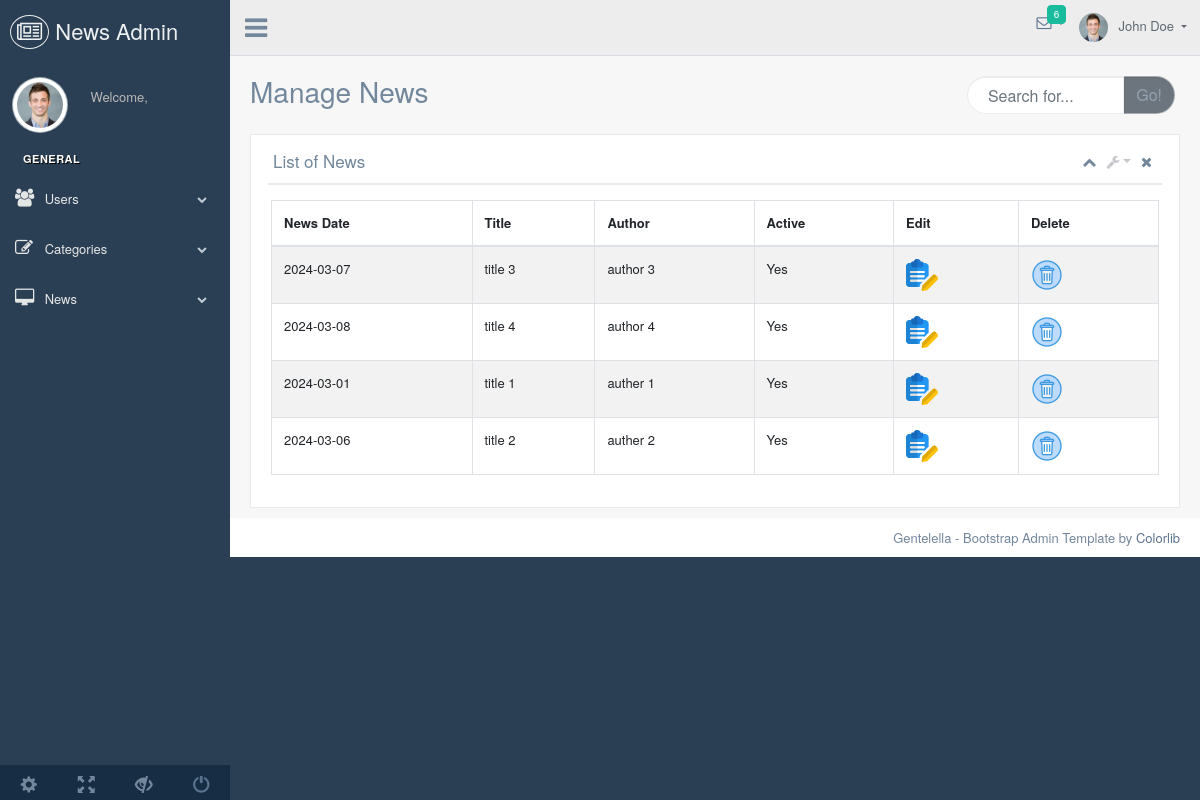
The app's page /admin/News.php with its own data.
### tables this page shows
CREATE TABLE `news` (
  `Id` int(6) UNSIGNED NOT NULL,
  `Author` varchar(100) NOT NULL,
  `Title` text NOT NULL,
  `Content` text NOT NULL,
  `Image` varchar(200) NOT NULL,
  `NewsDate` date NOT NULL,
  `Active` enum('Yes','No','','') NOT NULL,
  `CategoryName` varchar(100) NOT NULL
);

### admin/News.php (the view, shortened to what this page needs)
<?php
include('./connectDB.php');
$query = "SELECT * FROM news";
$stmt = $conn->prepare($query);
$stmt->execute();
$news = $stmt->fetchAll();
?>
<!DOCTYPE html>
<html lang="en">
  <head>
    <link href="vendors/bootstrap/dist/css/bootstrap.min.css" rel="stylesheet">
    <link href="vendors/font-awesome/css/font-awesome.min.css" rel="stylesheet">
    <link href="vendors/nprogress/nprogress.css" rel="stylesheet">
    <link href="vendors/iCheck/skins/flat/green.css" rel="stylesheet">
    <link href="vendors/datatables.net-bs/css/dataTables.bootstrap.min.css" rel="stylesheet">
    <link href="vendors/datatables.net-buttons-bs/css/buttons.bootstrap.min.css" rel="stylesheet">
    <link href="vendors/datatables.net-fixedheader-bs/css/fixedHeader.bootstrap.min.css" rel="stylesheet">
    <link href="vendors/datatables.net-responsive-bs/css/responsive.bootstrap.min.css" rel="stylesheet">
    <link href="vendors/datatables.net-scroller-bs/css/scroller.bootstrap.min.css" rel="stylesheet">
    <link href="build/css/custom.min.css" rel="stylesheet">
  </head>
  <body class="nav-md">
    <div class="container body">
      <div class="main_container">
        <div class="col-md-3 left_col">
          <div class="left_col scroll-view">
            <div class="navbar nav_title" style="border: 0;">
              <a href="index.php" class="site_title"><i class="fa fa-newspaper-o"></i></i> <span>News Admin</span></a>
            </div>
            <div class="profile clearfix">
              <div class="profile_pic">
                <img src="images/img.jpg" alt="..." class="img-circle profile_img">
              </div>
              <div class="profile_info">
                <span>Welcome,</span>
              </div>
            </div>
            <br />
					<div id="sidebar-menu" class="main_menu_side hidden-print main_menu">
						<div class="menu_section">
							<h3>General</h3>
							<ul class="nav side-menu">
								<li><a><i class="fa fa-users"></i> Users <span class="fa fa-chevron-down"></span></a>
								</li>
								<li><a><i class="fa fa-edit"></i> Categories <span class="fa fa-chevron-down"></span></a>
								</li>
								<li><a><i class="fa fa-desktop"></i> News <span class="fa fa-chevron-down"></span></a>
								</li>
							</ul>
						</div>
					</div>
            <div class="sidebar-footer hidden-small">
              <a data-toggle="tooltip" data-placement="top" title="Settings">
                <span class="glyphicon glyphicon-cog" aria-hidden="true"></span>
              </a>
              <a data-toggle="tooltip" data-placement="top" title="FullScreen">
                <span class="glyphicon glyphicon-fullscreen" aria-hidden="true"></span>
              </a>
              <a data-toggle="tooltip" data-placement="top" title="Lock">
                <span class="glyphicon glyphicon-eye-close" aria-hidden="true"></span>
              </a>
              <a data-toggle="tooltip" data-placement="top" title="Logout" href="login.php?logout=true">
                <span class="glyphicon glyphicon-off" aria-hidden="true"></span>
              </a>
            </div>
          </div>
        </div>
        <div class="top_nav">
            <div class="nav_menu">
                <div class="nav toggle">
                  <a id="menu_toggle"><i class="fa fa-bars"></i></a>
                </div>
                <nav class="nav navbar-nav">
                <ul class=" navbar-right">
                  <li class="nav-item dropdown open" style="padding-left: 15px;">
                    <a href="javascript:;" class="user-profile dropdown-toggle" aria-haspopup="true" id="navbarDropdown" data-toggle="dropdown" aria-expanded="false">
                      <img src="images/img.jpg" alt="">John Doe
                    </a>
                  </li>
                  <li role="presentation" class="nav-item dropdown open">
                    <a href="javascript:;" class="dropdown-toggle info-number" id="navbarDropdown1" data-toggle="dropdown" aria-expanded="false">
                      <i class="fa fa-envelope-o"></i>
                      <span class="badge bg-green">6</span>
                    </a>
                  </li>
                </ul>
              </nav>
            </div>
          </div>
        <div class="right_col" role="main">
          <div class="">
            <div class="page-title">
              <div class="title_left">
                <h3>Manage News</h3>
              </div>
              <div class="title_right">
                <div class="col-md-5 col-sm-5 col-xs-12 form-group pull-right top_search">
                  <div class="input-group">
                    <input type="text" class="form-control" placeholder="Search for...">
                    <span class="input-group-btn">
                      <button class="btn btn-secondary" type="button">Go!</button>
                    </span>
                  </div>
                </div>
              </div>
            </div>
            <div class="clearfix"></div>
            <div class="row">
              <div class="col-md-12 col-sm-12 ">
                <div class="x_panel">
                  <div class="x_title">
                    <h2>List of News</h2>
                    <ul class="nav navbar-right panel_toolbox">
                      <li><a class="collapse-link"><i class="fa fa-chevron-up"></i></a>
                      </li>
                      <li class="dropdown">
                        <a href="#" class="dropdown-toggle" data-toggle="dropdown" role="button" aria-expanded="false"><i class="fa fa-wrench"></i></a>
                      </li>
                      <li><a class="close-link"><i class="fa fa-close"></i></a>
                      </li>
                    </ul>
                    <div class="clearfix"></div>
                  </div>
                  <div class="x_content">
                      <div class="row">
                          <div class="col-sm-12">
                            <div class="card-box table-responsive">
                    <table id="datatable" class="table table-striped table-bordered" style="width:100%">
                      <thead>
                        <tr>
                          <th>News Date</th>
                          <th>Title</th>
                          <th>Author</th>
                          <th>Active</th>
                          <th>Edit</th>
                          <th>Delete</th>
                        </tr>
                      </thead>
                      <tbody>
                      <?php foreach ($news as $new) {
                        echo "<tr>";
                        echo "<td>".$new['NewsDate']."</td>";
                        echo "<td>".$new['Title']."</td>";
                        echo "<td>".$new['Author']."</td>";
                        echo "<td>".$new['Active']."</td>";
                        echo "<td> <a href='./editNews.php?id={$new['Id']}'><img src='./images/edit.png' alt='Edit'></a></td>";
                        echo "<td> <a href='./News.php?id={$new['Id']}'><img src='./images/delete.png' alt='Edit'></a> </td>";
                        echo "</tr>";
                      } ?>
                      </tbody>
                    </table>
                  </div>
                  </div>
              </div>
            </div>
                </div>
              </div>
            </div>
          </div>
        </div>
        <footer>
          <div class="pull-right">
            Gentelella - Bootstrap Admin Template by <a href="https://colorlib.com">Colorlib</a>
          </div>
          <div class="clearfix"></div>
        </footer>
      </div>
    </div>
  </body>
</html>

### records on screen
news: NewsDate "2024-03-07", Title "title 3", Author "author 3", Active "Yes"
news: NewsDate "2024-03-08", Title "title 4", Author "author 4", Active "Yes"
news: NewsDate "2024-03-01", Title "title 1", Author "auther 1", Active "Yes"
news: NewsDate "2024-03-06", Title "title 2", Author "auther 2", Active "Yes"
